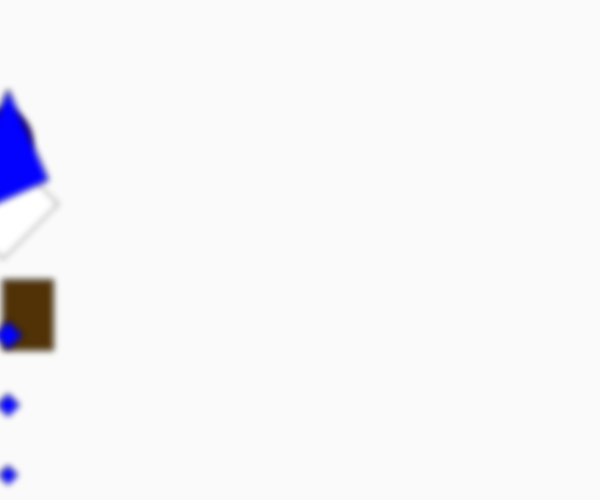
Frame 1 (no input)
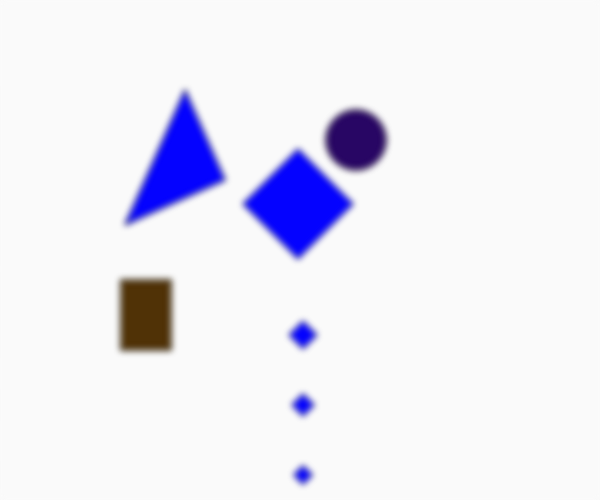
Frame 60 (no input)
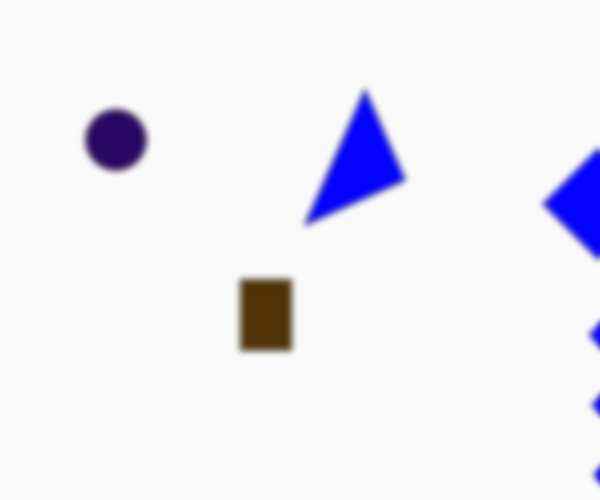
Frame 120 (the mouse pressed at the canvas centre since frame 60)

The p5.js sketch that drew these frames (run headless with seeded random() and noise() and a simulated clock; from frame 60 on, the mouse is pressed at the canvas centre):

// p5.js sketch
// ── sketch.js
// Links for the tutorials used =
// W3Schools JavaScript tutorials = https://www.w3schools.com/js/js_comments.asp
// p5 link = https://p5js.org
let x = 0; 
let speed = 5; 
let circleX = 2;
let rectX = 3;
let triangleX = 8;
let shapeSpeeds = [4, 3, 2, 6];

function setup() {
  createCanvas(600, 500);
}

function draw() {
  background(250);

  let sides = 4;
  let radius = 55;
  let centerY = height / 2.5;
  
  drawingContext.filter = 'blur(3px)'; // effect to make the shape become blury
  push();
  translate(x, centerY); // make it move horizontally
  polygon(3, 4, radius, sides);
  pop();
  
  if (x < width) {
    x += speed; // move from left to right
  } else {
    x = 5; // unlimited movement 
  }
  
  // circle
  fill(40, 6, 100);
  ellipse(circleX, centerY - 60, 60, 60); 

  // rectangle
  fill(80, 50, 6);
  rect(rectX, centerY + 80, 50, 70);

  //triangle
  fill(4, 2, 600);
  drawTriangle(triangleX, centerY - 30);

  circleX += shapeSpeeds[3];
  rectX += shapeSpeeds[2];
  triangleX += shapeSpeeds[1];

  if (circleX > width) circleX = 2;
  if (rectX > width) rectX = 4;
  if (triangleX > width) triangleX = 5;

  let yOffset = 70;
  for (let i = 4; i <= 6; i++) {
    push();
    translate(x, centerY + i * yOffset - 150); // make the shapes go under eachother
    polygon(3, 5, radius / i, sides); // reduce the sizes of the shapes
    pop();
  } 
}

function polygon(x, y, radius, npoints) {
  let angle = TWO_PI / npoints;
  beginShape();
  for (let a = 0; a < TWO_PI; a += angle) {
    let sx = x + cos(a) * radius;
    let sy = y + sin(a) * radius;
    vertex(sx, sy);
  }
  endShape(CLOSE);
}

function drawTriangle(x, y) {
  triangle(x, y - 80, x - 60, y + 55, x + 40, y + 10);
}
